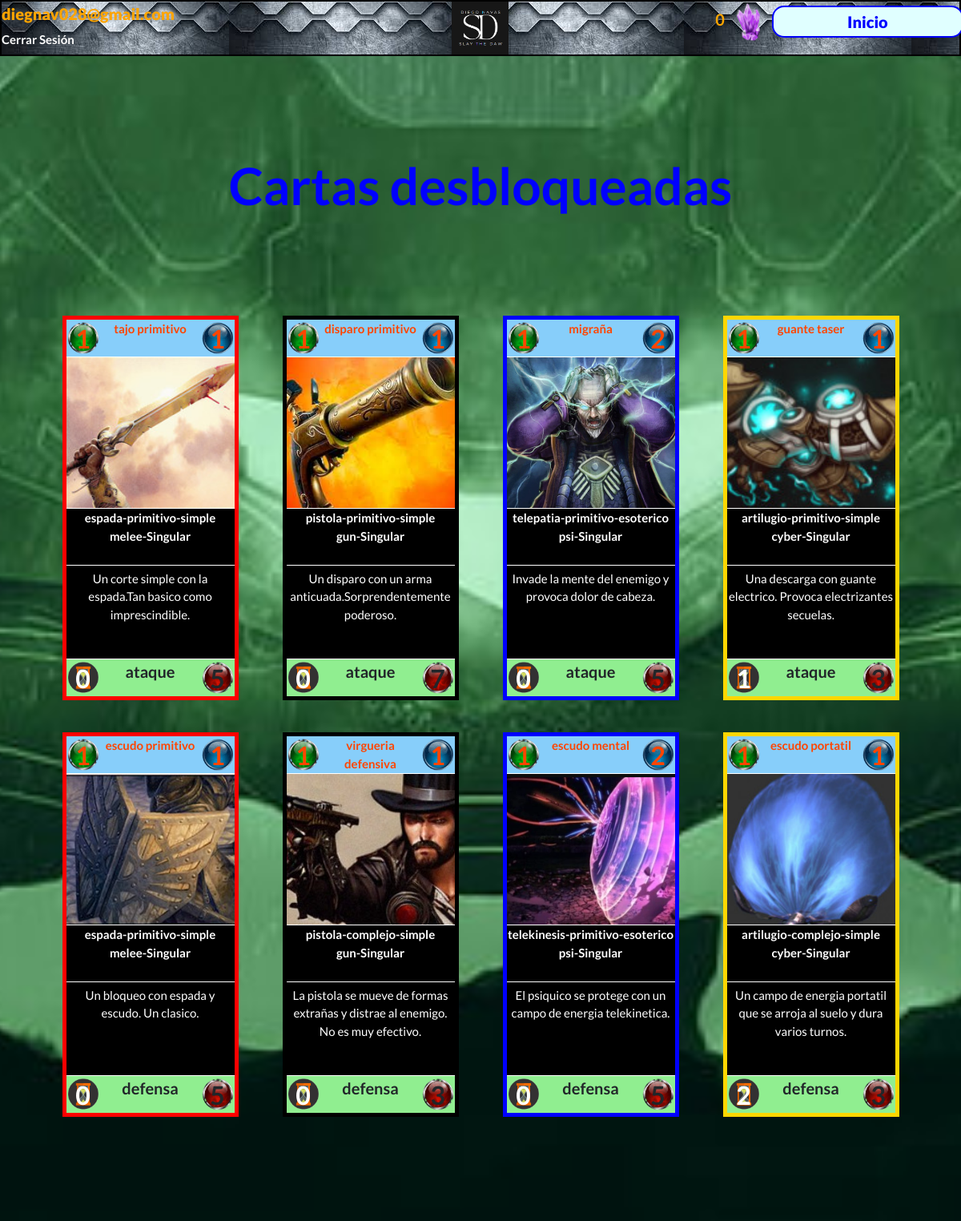
Screenshot of /JuegoCartas/index.php?action=verCartas (signed in) with the database file from the repository.
### tables this page shows
CREATE TABLE `usuarios` (
  `id_usu` int(11) NOT NULL,
  `nick` varchar(200) NOT NULL,
  `email` varchar(200) NOT NULL,
  `contrasena` varchar(200) NOT NULL,
  `fecha_naci` date NOT NULL,
  `rol` varchar(50) NOT NULL,
  `piso` int(11) NOT NULL,
  `gold` int(11) NOT NULL,
  `victorias` int(11) NOT NULL
);

CREATE TABLE `cartas` (
  `id_carta` int(11) NOT NULL,
  `nombre` varchar(50) NOT NULL,
  `familia` varchar(50) NOT NULL,
  `clave1` varchar(50) NOT NULL,
  `clave2` varchar(50) NOT NULL,
  `clave3` varchar(50) NOT NULL,
  `multiataque` tinyint(1) NOT NULL,
  `mana` int(11) NOT NULL,
  `descripcion` varchar(200) NOT NULL,
  `ataque` int(11) NOT NULL,
  `turnos` int(11) NOT NULL,
  `tipo` varchar(50) NOT NULL,
  `rareza` int(11) NOT NULL,
  `tienda` tinyint(1) NOT NULL,
  `foto` varchar(200) NOT NULL,
  `precio` int(11) NOT NULL
);

### JuegoCartas/controladores/UsuariosControlador.php (called while the page is built, shortened)
<?php
class UsuariosControlador {
              function verCartas(){
          $usuarioDAO = new UsuarioDAO(Conexion::conectar());
                   $CartaDAO= new CartaDAO(Conexion::conectar());
                         if(!isset($_GET['pagina'])){
            $pagina=0;
        }else{
            $pagina=filter_var($_GET['pagina'], FILTER_SANITIZE_NUMBER_INT);
        }
                         $usuario= $usuarioDAO->obtenerPorEmail($_SESSION['email']);
                         $cartas=$CartaDAO->obtenerTodasUsuarioPaginado($usuario, $pagina);
                              require 'vistas/Cartas.php';
              }
    }

### JuegoCartas/modelo/CartaDAO.php (called while the page is built, shortened)
<?php
class CartaDAO {
   private $conn;
    public function __construct($conn){
        $conn = new mysqli(MYSQL_HOST, MYSQL_USER, MYSQL_PASS, MYSQL_BD);
        $this -> conn = $conn;
    }
              public function obtenerTodasUsuarioPaginado(Usuario $u, int $pagina){
        $sql = "select C.* "
            . "from cartas C, baraja T, usuarios U, baraja_cartas B "
                . "where T.id_usu=U.id_usu and B.id_baraja=T.id_baraja and B.id_carta=C.id_carta"
                . " and U.id_usu= ". $u->getId_usu()
                . " order by C.id_carta "
                . "limit " . $pagina*20 .",20 ";
        if(!$result = $this -> conn ->query($sql)){
                die("Error al ejecutar la sentencia: " . $this -> conn -> error);
        }
        $cartas = array();
        while($carta = $result -> fetch_object('Carta')){
            $cartas[] = $carta;
        }
        return $cartas;
    }
}

### JuegoCartas/modelo/UsuarioDAO.php (called while the page is built, shortened)
<?php
class UsuarioDAO {
      private $conn;
    public function __construct($conn){
        $conn = new mysqli(MYSQL_HOST, MYSQL_USER, MYSQL_PASS, MYSQL_BD);
        $this -> conn = $conn;
    }
    public function obtenerPorEmail($email) {
        $sql = "select * "
            . "from usuarios "
            . "where email = ?";
        if(!$stmt = $this -> conn -> prepare($sql)){
            die("Error al ejecutar la sentencia: " . $this -> conn -> error);
        }
        $stmt -> bind_param('s', $email);
        $stmt -> execute();
        $result = $stmt -> get_result();
        $usuario = $result -> fetch_object('Usuario');
        return $usuario;
    }
}

### JuegoCartas/modelo/Usuario.php (called while the page is built, shortened)
<?php
class Usuario {
    private $id_usu;
    private $gold;
    public function getId_usu() {
        return $this->id_usu;
    }
    public function getGold() {
        return $this->gold;
    }
}

### JuegoCartas/modelo/Carta.php (called while the page is built, shortened)
<?php
class Carta {
    private $nombre;
    private $familia;
    private $clave1;
    private $clave2;
    private $clave3;
    private $multiataque;
    private $mana;
    private $descripcion;
    private $ataque;
    private $turnos;
    private $tipo;
    private $rareza;
    private $foto;
    public function getNombre() {
        return $this->nombre;
    }
    public function getFamilia() {
        return $this->familia;
    }
    public function getClave1() {
        return $this->clave1;
    }
    public function getClave2() {
        return $this->clave2;
    }
    public function getClave3() {
        return $this->clave3;
    }
    public function getMultiataque() {
        return $this->multiataque;
    }
    public function getMana() {
        return $this->mana;
    }
    public function getDescripcion() {
        return $this->descripcion;
    }
    public function getAtaque() {
        return $this->ataque;
    }
    public function getTurnos() {
        return $this->turnos;
    }
    public function getTipo() {
        return $this->tipo;
    }
    public function getRareza() {
        return $this->rareza;
    }
    public function getFoto() {
        return $this->foto;
    }
}

### JuegoCartas/vistas/Cartas.php (the view, shortened to what this page needs)
<div class="fondo2">
    <div class="titulo">
        <h1>Cartas desbloqueadas</h1>
    </div>
    <div class='selector-todas'>
            <?php foreach($cartas as $c): ?>
        <div class="borde-<?=$c->getFamilia() ?>">
            <div class="datos-cabeza">
                <div id="rareza">
                    <p>   <?=$c->getRareza() ?> </p>
                </div>
                <div id="nombre-carta">
                    <p><?=$c->getNombre()  ?></p>
                </div>
                <div id="mana">
                    <p><?=$c->getMana() ?></p>
                </div>
            </div>
            <div class='foto-carta' style="background-image: url(imagenes/<?=$c->getFoto() ?>)"  >
                </div>
            <div class="familias">
                   <?=$c->getClave1() ?>-<?=$c->getClave2() ?>-<?=$c->getClave3() ?>
                   <br>
                    <?php if($c->getMultiataque()==0): ?>
                <?=$c->getFamilia() ?>-Singular
    <?php else: ?>
                     <?=$c->getFamilia() ?>-Multiataque
                     <?php endif; ?>
            </div>
            <div class="descripcion">
                <p><?=$c->getDescripcion() ?></p>
            </div>
            <div class="ataque">
                <div id="turnos">
                    <p><?=$c->getTurnos() ?></p>
                </div>
                <div id="tipo">
                    <p><?=$c->getTipo()  ?></p>
                </div>
                <div id="ataque">
                    <p><?=$c->getAtaque() ?></p>
                </div>
            </div>
      </div>
           <?php endforeach; ?>
    </div>
</div>
    <?php
$vista = ob_get_clean();
require 'vistas/plantilla.php';
?>

### JuegoCartas/vistas/plantilla.php (shortened to what this page needs)
<!DOCTYPE html>
<html>
    <head>
    <link href="https://cdn.jsdelivr.net/npm/bootstrap@5.3.0-alpha1/dist/css/bootstrap.min.css" rel="stylesheet">
       <link rel="stylesheet" href="http://jquery.bassistance.de/validate/demo/css/screen.css" />
    </head>
    <body>
        <header>
            <?php if(isset($_SESSION['email'])): ?>
                 <?php
    $usuario=$usuarioDAO->obtenerPorEmail($_SESSION['email']);
                   $psion=$usuario->getGold();
    ?>
            <div id="Usuario">
            <strong ><?= $_SESSION['email'] ?></strong>
            <br>
            <a href="index.php?action=logout" id="inicio">Cerrar Sesión</a>
            <br>
         </div>
            <div id="logo"></div>
            <div id="psion">
                <p> <?=$psion ?>  <img src="imagenes/psionita.png" id="psicono"> </p>
            </div>
                     <div id="Inicio">
    <a href="index.php?action=inicio"> <button>Inicio</button></a>
                </div>
            <?php endif; ?>
        </header>
        <?php print $vista; ?>
    </body>
</html>

### JuegoCartas/vistas/plantilla.php (style rules this page uses)
* { box-sizing: border-box; margin: 0; font-family: Lato; }
header { width: 100%; top: 0; font-size: 20px; background-image: url(imagenes/images.jpg); color: orange; position: fixed; font-weight: bolder; border: 2px solid black; display: flex; flex-wrap: wrap; }
strong { font-size: 1em; }
#inicio { text-decoration: none; font-size: 15px; color: white; font-weight: bold; border-radius: 15px; }
.fondo2 { display: flex; flex-wrap: wrap; align-items: flex-start; height: 100%; padding: 50px; background-image: url(imagenes/fondo3.jpg); background-size: cover; background-position: center; }
.titulo { width: 100%; text-align: center; color: blue; height: 10vh; padding-top: 18vh; }
.titulo h1 { font-size: 4em; font-weight: bold; }
#Usuario { width: 40%; }
#logo { width: 20%; background-image:url('imagenes/logo.png'); background-repeat: no-repeat; background-size: contain; background-position: center; }
#psion { width: 20%; text-align: right; }
#Inicio { width: 20%; }
#Inicio button { height: 5vh; color: blue; width: 100%; margin: 5px; border-radius: 15px; font-weight: bolder; text-align: center; background-color: lightcyan; border: 2px solid blue; text-decoration: none; border-image-outset: none; }
.selector-todas { margin-top: 20vh; display: flex; justify-content: space-around; align-content: flex-start; flex-wrap: wrap; width: 100%; }
.borde-melee { height: 60vh; width: 20%; display: inline-block; flex-wrap: wrap; background-color: white; margin-left: 2%; margin-right: 2%; border: solid 5px red; margin-top: 5vh; }
.borde-gun { height: 60vh; width: 20%; display: inline-block; flex-wrap: wrap; background-color: white; margin-left: 2%; margin-right: 2%; border: solid 5px black; margin-top: 5vh; }
.borde-psi { height: 60vh; width: 20%; display: inline-block; flex-wrap: wrap; background-color: white; margin-left: 2%; margin-right: 2%; border: solid 5px blue; margin-top: 5vh; }
.borde-cyber { height: 60vh; width: 20%; display: inline-block; flex-wrap: wrap; background-color: white; margin-left: 2%; margin-right: 2%; border: solid 5px gold; margin-top: 5vh; }
.datos-cabeza { width: 100%; height: 10%; display: flex; text-align: center; font-size: 15px; color: orangered; font-weight: bold; background-color: lightskyblue; border-collapse: collapse; border-bottom: 1px solid white; font-weight: bold; }
.foto-carta { width: 100%; height: 40%; background-repeat: no-repeat; background-size: cover; background-position: center; }
.familias { width: 100%; height: 15%; text-align: center; font-weight: bold; background-color: black; color: white; border-top: 1px solid white; font-size: 15px; }
.descripcion { padding-top: 5px; width: 100%; height: 25%; text-align: center; border-top: 1px solid white; background-color: black; color: white; font-size: 15px; }
.ataque { width: 100%; height: 10%; display: flex; text-align: center; border-top: 1px solid white; background-color: lightgreen; font-weight: bold; }
#rareza { background-repeat: no-repeat; background-image:url('imagenes/rareza.png'); background-size: contain; background-position: center; align-items: center; width:20%; }
#rareza p { font-weight: bold; font-size: 4vh; }
#nombre-carta { width:60%; }
#mana { width:20%; background-repeat: no-repeat; background-image:url('imagenes/mana.png'); background-size: contain; background-position: center; align-items: center; }
#mana p { font-weight: bold; font-size: 4vh; }
#turnos { width:20%; background-repeat: no-repeat; background-image:url('imagenes/turnos.png'); background-size: contain; background-position: center; align-items: center; }
#turnos p { font-weight: bold; font-size: 4vh; color: white; }
#tipo { width:60%; font-size: 2.5vh; }
#ataque { width:20%; background-repeat: no-repeat; background-image:url('imagenes/ataque.png'); background-size: contain; background-position: center; align-items: center; font-weight: bold; }
#ataque p { font-weight: bold; font-size: 4vh; }
#psicono { height: 50px; width:50px; }

### rows the page displays
usuarios: gold "0"
cartas: rareza "1", nombre "tajo primitivo", mana "1", foto (picture), clave1 "espada", clave2 "primitivo", clave3 "simple", familia "melee", descripcion "Un corte simple con la espada.Tan basico como imprescindible.", turnos "0", tipo "ataque", ataque "5"
cartas: rareza "1", nombre "disparo primitivo", mana "1", foto (picture), clave1 "pistola", clave2 "primitivo", clave3 "simple", familia "gun", descripcion "Un disparo con un arma anticuada.Sorprendentemente poderoso.", turnos "0", tipo "ataque", ataque "7"
cartas: rareza "1", nombre "migraña", mana "2", foto (picture), clave1 "telepatia", clave2 "primitivo", clave3 "esoterico", familia "psi", descripcion "Invade la mente del enemigo y provoca dolor de cabeza.", turnos "0", tipo "ataque", ataque "5"
cartas: rareza "1", nombre "guante taser", mana "1", foto (picture), clave1 "artilugio", clave2 "primitivo", clave3 "simple", familia "cyber", descripcion "Una descarga con guante electrico. Provoca electrizantes secuelas.", turnos "1", tipo "ataque", ataque "3"
cartas: rareza "1", nombre "escudo primitivo", mana "1", foto (picture), clave1 "espada", clave2 "primitivo", clave3 "simple", familia "melee", descripcion "Un bloqueo con espada y escudo. Un clasico.", turnos "0", tipo "defensa", ataque "5"
cartas: rareza "1", nombre "virgueria defensiva", mana "1", foto (picture), clave1 "pistola", clave2 "complejo", clave3 "simple", familia "gun", descripcion "La pistola se mueve de formas extrañas y distrae al enemigo. No es muy efectivo.", turnos "0", tipo "defensa", ataque "3"
cartas: rareza "1", nombre "escudo mental", mana "2", foto (picture), clave1 "telekinesis", clave2 "primitivo", clave3 "esoterico", familia "psi", descripcion "El psiquico se protege con un campo de energia telekinetica.", turnos "0", tipo "defensa", ataque "5"
cartas: rareza "1", nombre "escudo portatil", mana "1", foto (picture), clave1 "artilugio", clave2 "complejo", clave3 "simple", familia "cyber", descripcion "Un campo de energia portatil que se arroja al suelo y dura varios turnos.", turnos "2", tipo "defensa", ataque "3"

### other values shown
$_SESSION['email'] "diegnav028@gmail.com"
